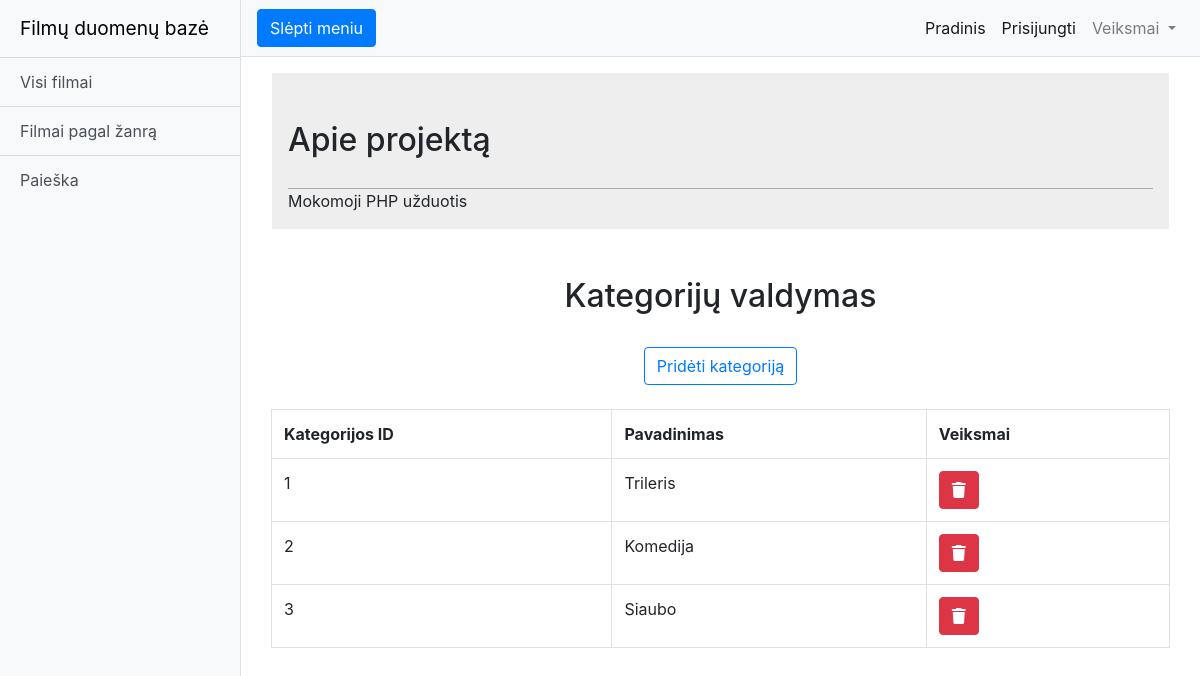
Page /?page=categories_control (signed in) on the committed database.
### tables this page shows
CREATE TABLE `genres` (
  `id` int(11) NOT NULL,
  `genre_name` varchar(100) NOT NULL
);

### index.php (called while the page is built, shortened)
<?php
require_once  "inc/functions.php";
require_once "templates/".ACTIVE_TEMPLATE."/index.view.php";

### inc/functions.php (called while the page is built, shortened)
<?php
function connectDb() {
    global $host, $db, $username, $password, $options;
    $dsn = "mysql:host=$host;dbname=$db";
    try {
        $conn = new PDO($dsn, $username, $password, $options);
    } catch (PDOException $e) {
        echo $e->getMessage();
    }
    return $conn;
}
function getAllGenres() {
    $conn = connectDb();
    $genres = [];
    try {
        if ($conn) {
            $query = "SELECT * FROM genres";
            $stmt = $conn->query($query);
            $genres = $stmt->fetchAll();
        }
    } catch (PDOException $e) {
        echo $e->getMessage();
    }
    return $genres;
}

### templates/main/pages/categories_control.page.php (the view, shortened to what this page needs)
<?php if($_SESSION["user"] === "admin"):?>
<?php
$genres = getAllGenres();
?>
<div class="row justify-content-center">
    <h2>Kategorijų valdymas</h2>
</div>
<div class="row justify-content-center">
    <h3><a href="?page=add_category" class="btn btn-outline-primary mb-3">Pridėti kategoriją</a></h3>
</div>
<div class="container">
    <table class="table table-bordered">
        <tr>
            <th>Kategorijos ID</th>
            <th>Pavadinimas</th>
            <th>Veiksmai</th>
            <?php foreach ($genres as $genre): ?>
        <tr>
            <td><?= $genre["id"] ?></td>
            <td><?= ucfirst($genre["genre_name"]) ?></td>
            <td>
                <a href="?page=delete_category&delete=<?=$genre["id"]?>" class="btn btn-danger"><i class="fas fa-trash"></i></a>
            </td>
        </tr>
        <?php endforeach; ?>
        </tr>
    </table>
</div>
<?php endif;?>

### templates/main/css/simple-sidebar.css (style rules this page uses)
body { overflow-x: hidden; }

### templates/main/css/styles.css (style rules this page uses)
h2 { margin: 2rem 0; }

### rows in the picture
genres: id "1", genre_name "Trileris"
genres: id "2", genre_name "Komedija"
genres: id "3", genre_name "Siaubo"

### other values in the picture
SITE_NAME "Filmų duomenų bazė"
$menuItem "Visi filmai"
$menuItem "Filmai pagal žanrą"
$menuItem "Paieška"
$menuItem "Pradinis"
$menuItem "Prisijungti"
